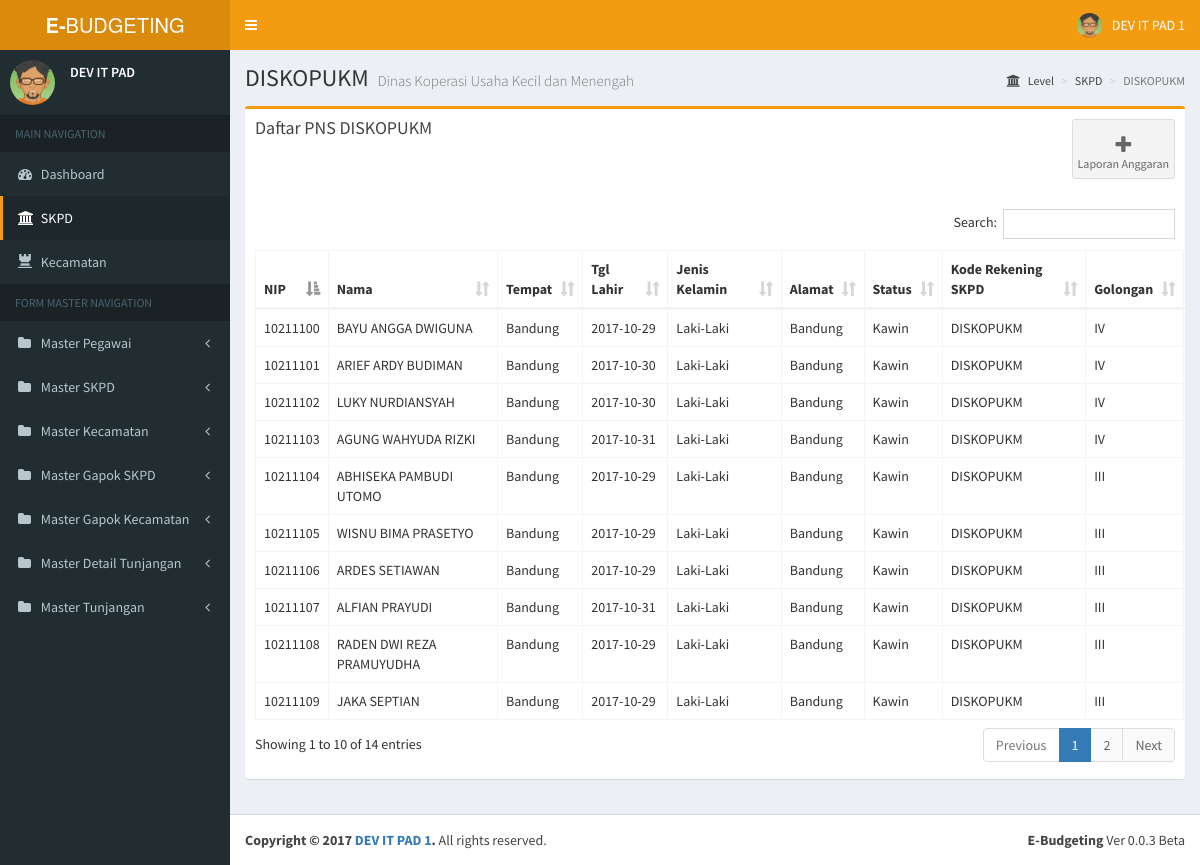
The page /home.php?page=diskopukm_view_pegawai on the database its author committed.
### tables this page shows
CREATE TABLE `pegawai` (
  `nip` varchar(50) NOT NULL,
  `nama` varchar(50) DEFAULT NULL,
  `tempat_lahir` varchar(50) DEFAULT NULL,
  `tgl_lahir` date DEFAULT NULL,
  `jenis_kelamin` enum('Laki-Laki','Perempuan') DEFAULT NULL,
  `alamat` varchar(50) DEFAULT NULL,
  `status_perkawinan` enum('Lajang','Kawin','Janda','Duda') DEFAULT NULL,
  `kd_rek_skpd` varchar(50) DEFAULT NULL,
  `kd_golongan` varchar(10) DEFAULT NULL,
  `kd_rek_kecamatan` varchar(50) DEFAULT NULL,
  `eselon` varchar(10) DEFAULT NULL,
  `jml_anak` enum('1','2','0') DEFAULT NULL,
  PRIMARY KEY (`nip`),
  KEY `kd_rek_skpd` (`kd_rek_skpd`),
  KEY `kd_golongan` (`kd_golongan`),
  KEY `kd_rek_kecamatan` (`kd_rek_kecamatan`),
  CONSTRAINT `pegawai_ibfk_1` FOREIGN KEY (`kd_rek_skpd`) REFERENCES `skpd` (`kd_rek_skpd`) ON DELETE CASCADE ON UPDATE CASCADE,
  CONSTRAINT `pegawai_ibfk_2` FOREIGN KEY (`kd_golongan`) REFERENCES `golongan` (`kd_golongan`) ON DELETE CASCADE ON UPDATE CASCADE,
  CONSTRAINT `pegawai_ibfk_3` FOREIGN KEY (`kd_rek_kecamatan`) REFERENCES `kecamatan` (`kd_rek_kecamatan`) ON DELETE CASCADE ON UPDATE CASCADE
);

### page/skpd/diskopukm/view_pegawai.php (the view, shortened to what this page needs)
<section class="content-header">
  <h1>
    DISKOPUKM
    <small>Dinas Koperasi Usaha Kecil dan Menengah </small>
  </h1>
  <ol class="breadcrumb">
    <li><a href="#"><i class="fa fa-institution"></i> Level</a></li>
    <li class="active"><a href="?page=skpd">SKPD</a></li>
    <li class="active">DISKOPUKM</li>
  </ol>
</section>
<section class="content container-fluid">
	      <div class="row">
	        <div class="col-xs-12">
	          <div class="box box-warning">
	            <div class="box-header">
	            	<div class="row">
	            		<div class="col-sm-6">
	            			<h3 class="box-title">Daftar PNS DISKOPUKM</h3>
	            		</div>
	            		<div class="col-sm-6">
	            		<div class=" pull-right">
	            			<a class="btn btn-app" href="?page=diskopukm_view_anggaran">
								<i class="fa fa-plus"></i> Laporan Anggaran
						    </a>
						</div>
	            		</div>
	            	</div>
	            </div>
	             <div class="box-body" style="overflow-x: scroll;">
	               <table id="bpkd-table" class="table table-bordered table-hover" style="width: 140%;">
	                <thead>
	                <tr>
	                  <th>NIP</th>
	                  <th>Nama</th>
	                  <th>Tempat</th>
	                  <th>Tgl Lahir</th>
	                  <th>Jenis Kelamin</th>
	                  <th>Alamat</th>
	                  <th>Status</th>
					  <th>Kode Rekening SKPD</th>
	                  <th>Golongan</th>
	                </tr>
	                </thead>
	                <tbody>
	            	<?php
				$con = mysqli_connect("localhost","root","","ebudget");
				$result = mysqli_query($con,"SELECT * FROM pegawai WHERE kd_rek_skpd LIKE '%DISKOPUKM'");
				while($row = mysqli_fetch_array($result))
				{
				?>
				<tr class='default'>
					<td><?php echo $row[0]; ?></td>
					<td><?php echo $row[1]; ?></td>
					<td><?php echo $row[2]; ?></td>
					<td><?php echo $row[3]; ?></td>
					<td><?php echo $row[4]; ?></td>
					<td><?php echo $row[5]; ?></td>
					<td><?php echo $row[6]; ?></td>
					<td><?php echo $row[7]; ?></td>
					<td><?php echo $row[8]; ?></td>
			</tr>
			<?php
				}
			?>
	              </table>
	            </div>
	          </div>
	        </div>
	    </div>
</section>

### rows shown on the page
pegawai: nip "10211100", nama "BAYU ANGGA DWIGUNA", tempat_lahir "Bandung", tgl_lahir "2017-10-29", jenis_kelamin "Laki-Laki", alamat "Bandung", status_perkawinan "Kawin", kd_rek_skpd "DISKOPUKM", kd_golongan "IV"
pegawai: nip "10211101", nama "ARIEF ARDY BUDIMAN", tempat_lahir "Bandung", tgl_lahir "2017-10-30", jenis_kelamin "Laki-Laki", alamat "Bandung", status_perkawinan "Kawin", kd_rek_skpd "DISKOPUKM", kd_golongan "IV"
pegawai: nip "10211102", nama "LUKY NURDIANSYAH", tempat_lahir "Bandung", tgl_lahir "2017-10-30", jenis_kelamin "Laki-Laki", alamat "Bandung", status_perkawinan "Kawin", kd_rek_skpd "DISKOPUKM", kd_golongan "IV"
pegawai: nip "10211103", nama "AGUNG WAHYUDA RIZKI", tempat_lahir "Bandung", tgl_lahir "2017-10-31", jenis_kelamin "Laki-Laki", alamat "Bandung", status_perkawinan "Kawin", kd_rek_skpd "DISKOPUKM", kd_golongan "IV"
pegawai: nip "10211104", nama "ABHISEKA PAMBUDI UTOMO", tempat_lahir "Bandung", tgl_lahir "2017-10-29", jenis_kelamin "Laki-Laki", alamat "Bandung", status_perkawinan "Kawin", kd_rek_skpd "DISKOPUKM", kd_golongan "III"
pegawai: nip "10211105", nama "WISNU BIMA PRASETYO", tempat_lahir "Bandung", tgl_lahir "2017-10-29", jenis_kelamin "Laki-Laki", alamat "Bandung", status_perkawinan "Kawin", kd_rek_skpd "DISKOPUKM", kd_golongan "III"
pegawai: nip "10211106", nama "ARDES SETIAWAN", tempat_lahir "Bandung", tgl_lahir "2017-10-29", jenis_kelamin "Laki-Laki", alamat "Bandung", status_perkawinan "Kawin", kd_rek_skpd "DISKOPUKM", kd_golongan "III"
pegawai: nip "10211107", nama "ALFIAN PRAYUDI", tempat_lahir "Bandung", tgl_lahir "2017-10-31", jenis_kelamin "Laki-Laki", alamat "Bandung", status_perkawinan "Kawin", kd_rek_skpd "DISKOPUKM", kd_golongan "III"
pegawai: nip "10211108", nama "RADEN DWI REZA PRAMUYUDHA", tempat_lahir "Bandung", tgl_lahir "2017-10-29", jenis_kelamin "Laki-Laki", alamat "Bandung", status_perkawinan "Kawin", kd_rek_skpd "DISKOPUKM", kd_golongan "III"
pegawai: nip "10211109", nama "JAKA SEPTIAN", tempat_lahir "Bandung", tgl_lahir "2017-10-29", jenis_kelamin "Laki-Laki", alamat "Bandung", status_perkawinan "Kawin", kd_rek_skpd "DISKOPUKM", kd_golongan "III"
